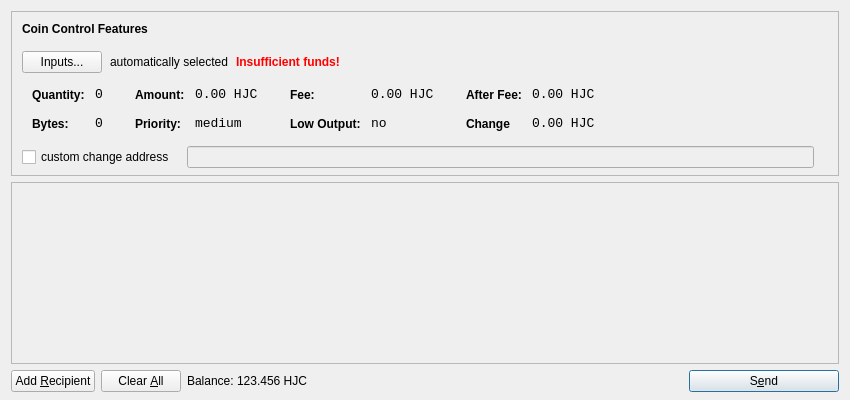
<?xml version="1.0" encoding="UTF-8"?>
<ui version="4.0">
 <class>SendCoinsDialog</class>
 <widget class="QDialog" name="SendCoinsDialog">
  <property name="geometry">
   <rect>
    <x>0</x>
    <y>0</y>
    <width>850</width>
    <height>400</height>
   </rect>
  </property>
  <property name="windowTitle">
   <string>Send Coins</string>
  </property>
  <layout class="QVBoxLayout" name="verticalLayout" stretch="0,1,0">
   <property name="bottomMargin">
    <number>8</number>
   </property>
   <item>
    <widget class="QFrame" name="frameCoinControl">
     <property name="sizePolicy">
      <sizepolicy hsizetype="Expanding" vsizetype="Expanding">
       <horstretch>0</horstretch>
       <verstretch>0</verstretch>
      </sizepolicy>
     </property>
     <property name="maximumSize">
      <size>
       <width>16777215</width>
       <height>16777215</height>
      </size>
     </property>
     <property name="frameShape">
      <enum>QFrame::StyledPanel</enum>
     </property>
     <property name="frameShadow">
      <enum>QFrame::Sunken</enum>
     </property>
     <layout class="QVBoxLayout" name="verticalLayoutCoinControl2">
      <property name="spacing">
       <number>-1</number>
      </property>
      <property name="leftMargin">
       <number>0</number>
      </property>
      <property name="topMargin">
       <number>0</number>
      </property>
      <property name="rightMargin">
       <number>0</number>
      </property>
      <property name="bottomMargin">
       <number>6</number>
      </property>
      <item>
       <layout class="QVBoxLayout" name="verticalLayoutCoinControl" stretch="0,0,0,0,1">
        <property name="spacing">
         <number>0</number>
        </property>
        <property name="leftMargin">
         <number>10</number>
        </property>
        <property name="topMargin">
         <number>10</number>
        </property>
        <item>
         <layout class="QHBoxLayout" name="horizontalLayoutCoinControl1">
          <property name="bottomMargin">
           <number>15</number>
          </property>
          <item>
           <widget class="QLabel" name="labelCoinControlFeatures">
            <property name="sizePolicy">
             <sizepolicy hsizetype="Preferred" vsizetype="Maximum">
              <horstretch>0</horstretch>
              <verstretch>0</verstretch>
             </sizepolicy>
            </property>
            <property name="font">
             <font>
              <weight>75</weight>
              <bold>true</bold>
             </font>
            </property>
            <property name="styleSheet">
             <string notr="true">font-weight:bold;</string>
            </property>
            <property name="text">
             <string>Coin Control Features</string>
            </property>
           </widget>
          </item>
         </layout>
        </item>
        <item>
         <layout class="QHBoxLayout" name="horizontalLayoutCoinControl2" stretch="0,0,0,0">
          <property name="spacing">
           <number>8</number>
          </property>
          <property name="bottomMargin">
           <number>10</number>
          </property>
          <item>
           <widget class="QPushButton" name="pushButtonCoinControl">
            <property name="styleSheet">
             <string notr="true"/>
            </property>
            <property name="text">
             <string>Inputs...</string>
            </property>
           </widget>
          </item>
          <item>
           <widget class="QLabel" name="labelCoinControlAutomaticallySelected">
            <property name="text">
             <string>automatically selected</string>
            </property>
            <property name="margin">
             <number>5</number>
            </property>
           </widget>
          </item>
          <item>
           <widget class="QLabel" name="labelCoinControlInsuffFunds">
            <property name="font">
             <font>
              <weight>75</weight>
              <bold>true</bold>
             </font>
            </property>
            <property name="styleSheet">
             <string notr="true">color:red;font-weight:bold;</string>
            </property>
            <property name="text">
             <string>Insufficient funds!</string>
            </property>
            <property name="margin">
             <number>5</number>
            </property>
           </widget>
          </item>
          <item>
           <spacer name="horizontalSpacerCoinControl">
            <property name="orientation">
             <enum>Qt::Horizontal</enum>
            </property>
            <property name="sizeHint" stdset="0">
             <size>
              <width>40</width>
              <height>1</height>
             </size>
            </property>
           </spacer>
          </item>
         </layout>
        </item>
        <item>
         <widget class="QWidget" name="widgetCoinControl" native="true">
          <property name="sizePolicy">
           <sizepolicy hsizetype="Preferred" vsizetype="Preferred">
            <horstretch>0</horstretch>
            <verstretch>0</verstretch>
           </sizepolicy>
          </property>
          <property name="minimumSize">
           <size>
            <width>0</width>
            <height>0</height>
           </size>
          </property>
          <property name="styleSheet">
           <string notr="true"/>
          </property>
          <layout class="QHBoxLayout" name="horizontalLayoutCoinControl5">
           <property name="margin">
            <number>0</number>
           </property>
           <item>
            <layout class="QHBoxLayout" name="horizontalLayoutCoinControl3" stretch="0,0,0,1">
             <property name="spacing">
              <number>20</number>
             </property>
             <property name="topMargin">
              <number>0</number>
             </property>
             <property name="bottomMargin">
              <number>10</number>
             </property>
             <item>
              <layout class="QFormLayout" name="formLayoutCoinControl1">
               <property name="horizontalSpacing">
                <number>10</number>
               </property>
               <property name="verticalSpacing">
                <number>14</number>
               </property>
               <property name="leftMargin">
                <number>10</number>
               </property>
               <property name="topMargin">
                <number>4</number>
               </property>
               <property name="rightMargin">
                <number>6</number>
               </property>
               <item row="0" column="0">
                <widget class="QLabel" name="labelCoinControlQuantityText">
                 <property name="styleSheet">
                  <string notr="true">font-weight:bold;</string>
                 </property>
                 <property name="text">
                  <string>Quantity:</string>
                 </property>
                 <property name="margin">
                  <number>0</number>
                 </property>
                </widget>
               </item>
               <item row="0" column="1">
                <widget class="QLabel" name="labelCoinControlQuantity">
                 <property name="font">
                  <font>
                   <family>Monospace</family>
                   <pointsize>10</pointsize>
                  </font>
                 </property>
                 <property name="cursor">
                  <cursorShape>IBeamCursor</cursorShape>
                 </property>
                 <property name="contextMenuPolicy">
                  <enum>Qt::ActionsContextMenu</enum>
                 </property>
                 <property name="text">
                  <string>0</string>
                 </property>
                 <property name="margin">
                  <number>0</number>
                 </property>
                 <property name="textInteractionFlags">
                  <set>Qt::LinksAccessibleByMouse|Qt::TextSelectableByKeyboard|Qt::TextSelectableByMouse</set>
                 </property>
                </widget>
               </item>
               <item row="1" column="0">
                <widget class="QLabel" name="labelCoinControlBytesText">
                 <property name="styleSheet">
                  <string notr="true">font-weight:bold;</string>
                 </property>
                 <property name="text">
                  <string>Bytes:</string>
                 </property>
                </widget>
               </item>
               <item row="1" column="1">
                <widget class="QLabel" name="labelCoinControlBytes">
                 <property name="font">
                  <font>
                   <family>Monospace</family>
                   <pointsize>10</pointsize>
                  </font>
                 </property>
                 <property name="cursor">
                  <cursorShape>IBeamCursor</cursorShape>
                 </property>
                 <property name="contextMenuPolicy">
                  <enum>Qt::ActionsContextMenu</enum>
                 </property>
                 <property name="text">
                  <string>0</string>
                 </property>
                 <property name="textInteractionFlags">
                  <set>Qt::LinksAccessibleByMouse|Qt::TextSelectableByKeyboard|Qt::TextSelectableByMouse</set>
                 </property>
                </widget>
               </item>
              </layout>
             </item>
             <item>
              <layout class="QFormLayout" name="formLayoutCoinControl2">
               <property name="horizontalSpacing">
                <number>10</number>
               </property>
               <property name="verticalSpacing">
                <number>14</number>
               </property>
               <property name="leftMargin">
                <number>6</number>
               </property>
               <property name="topMargin">
                <number>4</number>
               </property>
               <property name="rightMargin">
                <number>6</number>
               </property>
               <item row="0" column="0">
                <widget class="QLabel" name="labelCoinControlAmountText">
                 <property name="styleSheet">
                  <string notr="true">font-weight:bold;</string>
                 </property>
                 <property name="text">
                  <string>Amount:</string>
                 </property>
                 <property name="margin">
                  <number>0</number>
                 </property>
                </widget>
               </item>
               <item row="0" column="1">
                <widget class="QLabel" name="labelCoinControlAmount">
                 <property name="font">
                  <font>
                   <family>Monospace</family>
                   <pointsize>10</pointsize>
                  </font>
                 </property>
                 <property name="cursor">
                  <cursorShape>IBeamCursor</cursorShape>
                 </property>
                 <property name="contextMenuPolicy">
                  <enum>Qt::ActionsContextMenu</enum>
                 </property>
                 <property name="text">
                  <string notr="true">0.00 HJC</string>
                 </property>
                 <property name="textInteractionFlags">
                  <set>Qt::LinksAccessibleByMouse|Qt::TextSelectableByKeyboard|Qt::TextSelectableByMouse</set>
                 </property>
                </widget>
               </item>
               <item row="1" column="0">
                <widget class="QLabel" name="labelCoinControlPriorityText">
                 <property name="styleSheet">
                  <string notr="true">font-weight:bold;</string>
                 </property>
                 <property name="text">
                  <string>Priority:</string>
                 </property>
                </widget>
               </item>
               <item row="1" column="1">
                <widget class="QLabel" name="labelCoinControlPriority">
                 <property name="font">
                  <font>
                   <family>Monospace</family>
                   <pointsize>10</pointsize>
                  </font>
                 </property>
                 <property name="cursor">
                  <cursorShape>IBeamCursor</cursorShape>
                 </property>
                 <property name="contextMenuPolicy">
                  <enum>Qt::ActionsContextMenu</enum>
                 </property>
                 <property name="text">
                  <string>medium</string>
                 </property>
                 <property name="textInteractionFlags">
                  <set>Qt::LinksAccessibleByMouse|Qt::TextSelectableByKeyboard|Qt::TextSelectableByMouse</set>
                 </property>
                </widget>
               </item>
              </layout>
             </item>
             <item>
              <layout class="QFormLayout" name="formLayoutCoinControl3">
               <property name="horizontalSpacing">
                <number>10</number>
               </property>
               <property name="verticalSpacing">
                <number>14</number>
               </property>
               <property name="leftMargin">
                <number>6</number>
               </property>
               <property name="topMargin">
                <number>4</number>
               </property>
               <property name="rightMargin">
                <number>6</number>
               </property>
               <item row="0" column="0">
                <widget class="QLabel" name="labelCoinControlFeeText">
                 <property name="styleSheet">
                  <string notr="true">font-weight:bold;</string>
                 </property>
                 <property name="text">
                  <string>Fee:</string>
                 </property>
                 <property name="margin">
                  <number>0</number>
                 </property>
                </widget>
               </item>
               <item row="0" column="1">
                <widget class="QLabel" name="labelCoinControlFee">
                 <property name="font">
                  <font>
                   <family>Monospace</family>
                   <pointsize>10</pointsize>
                  </font>
                 </property>
                 <property name="cursor">
                  <cursorShape>IBeamCursor</cursorShape>
                 </property>
                 <property name="contextMenuPolicy">
                  <enum>Qt::ActionsContextMenu</enum>
                 </property>
                 <property name="text">
                  <string notr="true">0.00 HJC</string>
                 </property>
                 <property name="textInteractionFlags">
                  <set>Qt::LinksAccessibleByMouse|Qt::TextSelectableByKeyboard|Qt::TextSelectableByMouse</set>
                 </property>
                </widget>
               </item>
               <item row="1" column="0">
                <widget class="QLabel" name="labelCoinControlLowOutputText">
                 <property name="styleSheet">
                  <string notr="true">font-weight:bold;</string>
                 </property>
                 <property name="text">
                  <string>Low Output:</string>
                 </property>
                </widget>
               </item>
               <item row="1" column="1">
                <widget class="QLabel" name="labelCoinControlLowOutput">
                 <property name="font">
                  <font>
                   <family>Monospace</family>
                   <pointsize>10</pointsize>
                  </font>
                 </property>
                 <property name="cursor">
                  <cursorShape>IBeamCursor</cursorShape>
                 </property>
                 <property name="contextMenuPolicy">
                  <enum>Qt::ActionsContextMenu</enum>
                 </property>
                 <property name="text">
                  <string>no</string>
                 </property>
                 <property name="textInteractionFlags">
                  <set>Qt::LinksAccessibleByMouse|Qt::TextSelectableByKeyboard|Qt::TextSelectableByMouse</set>
                 </property>
                </widget>
               </item>
              </layout>
             </item>
             <item>
              <layout class="QFormLayout" name="formLayoutCoinControl4">
               <property name="horizontalSpacing">
                <number>10</number>
               </property>
               <property name="verticalSpacing">
                <number>14</number>
               </property>
               <property name="leftMargin">
                <number>6</number>
               </property>
               <property name="topMargin">
                <number>4</number>
               </property>
               <property name="rightMargin">
                <number>6</number>
               </property>
               <item row="0" column="0">
                <widget class="QLabel" name="labelCoinControlAfterFeeText">
                 <property name="styleSheet">
                  <string notr="true">font-weight:bold;</string>
                 </property>
                 <property name="text">
                  <string>After Fee:</string>
                 </property>
                 <property name="margin">
                  <number>0</number>
                 </property>
                </widget>
               </item>
               <item row="0" column="1">
                <widget class="QLabel" name="labelCoinControlAfterFee">
                 <property name="font">
                  <font>
                   <family>Monospace</family>
                   <pointsize>10</pointsize>
                  </font>
                 </property>
                 <property name="cursor">
                  <cursorShape>IBeamCursor</cursorShape>
                 </property>
                 <property name="contextMenuPolicy">
                  <enum>Qt::ActionsContextMenu</enum>
                 </property>
                 <property name="text">
                  <string notr="true">0.00 HJC</string>
                 </property>
                 <property name="textInteractionFlags">
                  <set>Qt::LinksAccessibleByMouse|Qt::TextSelectableByKeyboard|Qt::TextSelectableByMouse</set>
                 </property>
                </widget>
               </item>
               <item row="1" column="0">
                <widget class="QLabel" name="labelCoinControlChangeText">
                 <property name="styleSheet">
                  <string notr="true">font-weight:bold;</string>
                 </property>
                 <property name="text">
                  <string>Change</string>
                 </property>
                </widget>
               </item>
               <item row="1" column="1">
                <widget class="QLabel" name="labelCoinControlChange">
                 <property name="font">
                  <font>
                   <family>Monospace</family>
                   <pointsize>10</pointsize>
                  </font>
                 </property>
                 <property name="cursor">
                  <cursorShape>IBeamCursor</cursorShape>
                 </property>
                 <property name="contextMenuPolicy">
                  <enum>Qt::ActionsContextMenu</enum>
                 </property>
                 <property name="text">
                  <string notr="true">0.00 HJC</string>
                 </property>
                 <property name="textInteractionFlags">
                  <set>Qt::LinksAccessibleByMouse|Qt::TextSelectableByKeyboard|Qt::TextSelectableByMouse</set>
                 </property>
                </widget>
               </item>
              </layout>
             </item>
            </layout>
           </item>
          </layout>
         </widget>
        </item>
        <item>
         <layout class="QHBoxLayout" name="horizontalLayoutCoinControl4" stretch="0,0,0">
          <property name="spacing">
           <number>12</number>
          </property>
          <property name="sizeConstraint">
           <enum>QLayout::SetDefaultConstraint</enum>
          </property>
          <property name="topMargin">
           <number>5</number>
          </property>
          <property name="rightMargin">
           <number>5</number>
          </property>
          <item>
           <widget class="QCheckBox" name="checkBoxCoinControlChange">
            <property name="text">
             <string>custom change address</string>
            </property>
           </widget>
          </item>
          <item>
           <widget class="QLineEdit" name="lineEditCoinControlChange">
            <property name="enabled">
             <bool>false</bool>
            </property>
            <property name="sizePolicy">
             <sizepolicy hsizetype="Expanding" vsizetype="Fixed">
              <horstretch>0</horstretch>
              <verstretch>0</verstretch>
             </sizepolicy>
            </property>
           </widget>
          </item>
          <item>
           <widget class="QLabel" name="labelCoinControlChangeLabel">
            <property name="sizePolicy">
             <sizepolicy hsizetype="Preferred" vsizetype="Expanding">
              <horstretch>0</horstretch>
              <verstretch>0</verstretch>
             </sizepolicy>
            </property>
            <property name="minimumSize">
             <size>
              <width>0</width>
              <height>0</height>
             </size>
            </property>
            <property name="text">
             <string/>
            </property>
            <property name="margin">
             <number>3</number>
            </property>
           </widget>
          </item>
         </layout>
        </item>
        <item>
         <spacer name="verticalSpacerCoinControl">
          <property name="orientation">
           <enum>Qt::Vertical</enum>
          </property>
          <property name="sizeHint" stdset="0">
           <size>
            <width>800</width>
            <height>1</height>
           </size>
          </property>
         </spacer>
        </item>
       </layout>
      </item>
     </layout>
    </widget>
   </item>
   <item>
    <widget class="QScrollArea" name="scrollArea">
     <property name="widgetResizable">
      <bool>true</bool>
     </property>
     <widget class="QWidget" name="scrollAreaWidgetContents">
      <property name="geometry">
       <rect>
        <x>0</x>
        <y>0</y>
        <width>830</width>
        <height>165</height>
       </rect>
      </property>
      <layout class="QVBoxLayout" name="verticalLayout_2">
       <property name="margin">
        <number>0</number>
       </property>
       <item>
        <layout class="QVBoxLayout" name="entries">
         <property name="spacing">
          <number>6</number>
         </property>
        </layout>
       </item>
       <item>
        <spacer name="verticalSpacer">
         <property name="orientation">
          <enum>Qt::Vertical</enum>
         </property>
         <property name="sizeHint" stdset="0">
          <size>
           <width>20</width>
           <height>40</height>
          </size>
         </property>
        </spacer>
       </item>
      </layout>
     </widget>
    </widget>
   </item>
   <item>
    <layout class="QHBoxLayout" name="horizontalLayout">
     <item>
      <widget class="QPushButton" name="addButton">
       <property name="toolTip">
        <string>Send to multiple recipients at once</string>
       </property>
       <property name="text">
        <string>Add &amp;Recipient</string>
       </property>
       <property name="autoDefault">
        <bool>false</bool>
       </property>
      </widget>
     </item>
     <item>
      <widget class="QPushButton" name="clearButton">
       <property name="sizePolicy">
        <sizepolicy hsizetype="Minimum" vsizetype="Fixed">
         <horstretch>0</horstretch>
         <verstretch>0</verstretch>
        </sizepolicy>
       </property>
       <property name="toolTip">
        <string>Remove all transaction fields</string>
       </property>
       <property name="text">
        <string>Clear &amp;All</string>
       </property>
       <property name="autoRepeatDelay">
        <number>300</number>
       </property>
       <property name="autoDefault">
        <bool>false</bool>
       </property>
      </widget>
     </item>
     <item>
      <layout class="QHBoxLayout" name="horizontalLayout_2">
       <property name="spacing">
        <number>3</number>
       </property>
       <item>
        <widget class="QLabel" name="label">
         <property name="sizePolicy">
          <sizepolicy hsizetype="Preferred" vsizetype="Fixed">
           <horstretch>0</horstretch>
           <verstretch>0</verstretch>
          </sizepolicy>
         </property>
         <property name="text">
          <string>Balance:</string>
         </property>
        </widget>
       </item>
       <item>
        <widget class="QLabel" name="labelBalance">
         <property name="sizePolicy">
          <sizepolicy hsizetype="Preferred" vsizetype="Fixed">
           <horstretch>0</horstretch>
           <verstretch>0</verstretch>
          </sizepolicy>
         </property>
         <property name="cursor">
          <cursorShape>IBeamCursor</cursorShape>
         </property>
         <property name="text">
          <string notr="true">123.456 HJC</string>
         </property>
         <property name="textInteractionFlags">
          <set>Qt::LinksAccessibleByMouse|Qt::TextSelectableByKeyboard|Qt::TextSelectableByMouse</set>
         </property>
        </widget>
       </item>
      </layout>
     </item>
     <item>
      <spacer name="horizontalSpacer">
       <property name="orientation">
        <enum>Qt::Horizontal</enum>
       </property>
       <property name="sizeHint" stdset="0">
        <size>
         <width>40</width>
         <height>20</height>
        </size>
       </property>
      </spacer>
     </item>
     <item>
      <widget class="QPushButton" name="sendButton">
       <property name="minimumSize">
        <size>
         <width>150</width>
         <height>0</height>
        </size>
       </property>
       <property name="toolTip">
        <string>Confirm the send action</string>
       </property>
       <property name="text">
        <string>S&amp;end</string>
       </property>
       <property name="icon">
        <iconset resource="../bitcoin.qrc">
         <normaloff>:/icons/send</normaloff>:/icons/send</iconset>
       </property>
       <property name="default">
        <bool>true</bool>
       </property>
      </widget>
     </item>
    </layout>
   </item>
  </layout>
 </widget>
 <resources>
  <include location="../bitcoin.qrc"/>
 </resources>
 <connections/>
</ui>
